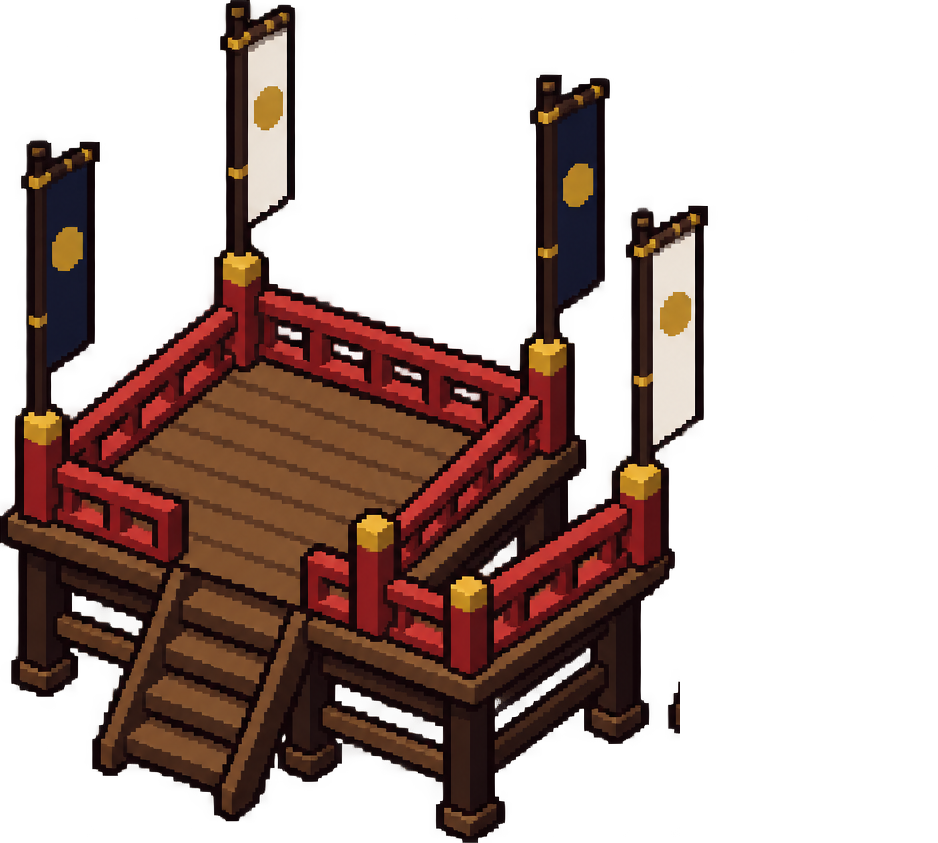
#> input picture art_source/kurogane/command_platform_cut.png, 938 x 843 px; its folder holds only this picture in this run
$ python split_sheet.py command_platform_cut.png command_platform_cut.png
#> lines starting #> are read from the running program, lines starting #| are printed output that depends on the picture; after the words box and inside, x2 and y2 are one past the last pixel; in counts of white or black regions, pixels touching at a corner belong together
"""split_sheet.py: cut a generated prop / icon sheet into its separate pieces (Castle Kurogane art, Act V phase 2).

Usage: python3 art_source/kurogane/split_sheet.py <sheet.png> <out prefix> [--gap N]
Finds the opaque pieces (alpha >= 128) by connected components after a dilation of `gap` px (so a prop's
loose bits stay with it), writes each one's crop (with its own alpha) as <out prefix>_<i>.png, left to right,
top to bottom (rows by the piece's top edge in 1/3-image bands), and prints each piece's box.
"""
import sys
from PIL import Image, ImageFilter

def main():
    src, prefix = sys.argv[1], sys.argv[2]
    gap = int(sys.argv[sys.argv.index("--gap") + 1]) if "--gap" in sys.argv else 12
    im = Image.open(src).convert("RGBA")
#> im is the input picture: PIL image 938x843 RGBA; mean R, G, B, A 48.7, 26.5, 19.9, 101.6
    a = im.getchannel("A").point(lambda v: 255 if v >= 128 else 0)
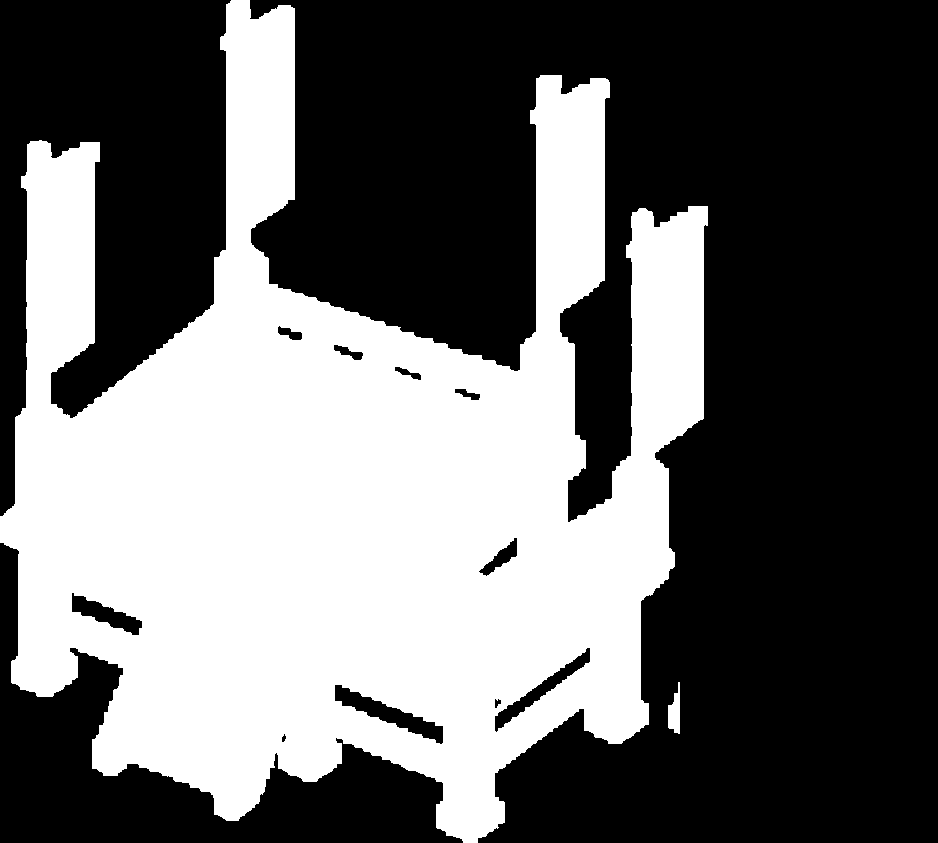
#> a: PIL image 938x843 L; 40.2% white; 2 white regions, box (x1, y1, x2, y2) and area: (0, 0, 708, 843) 317496, (668, 682, 680, 734) 411
    d = a.filter(ImageFilter.MaxFilter(gap * 2 + 1))
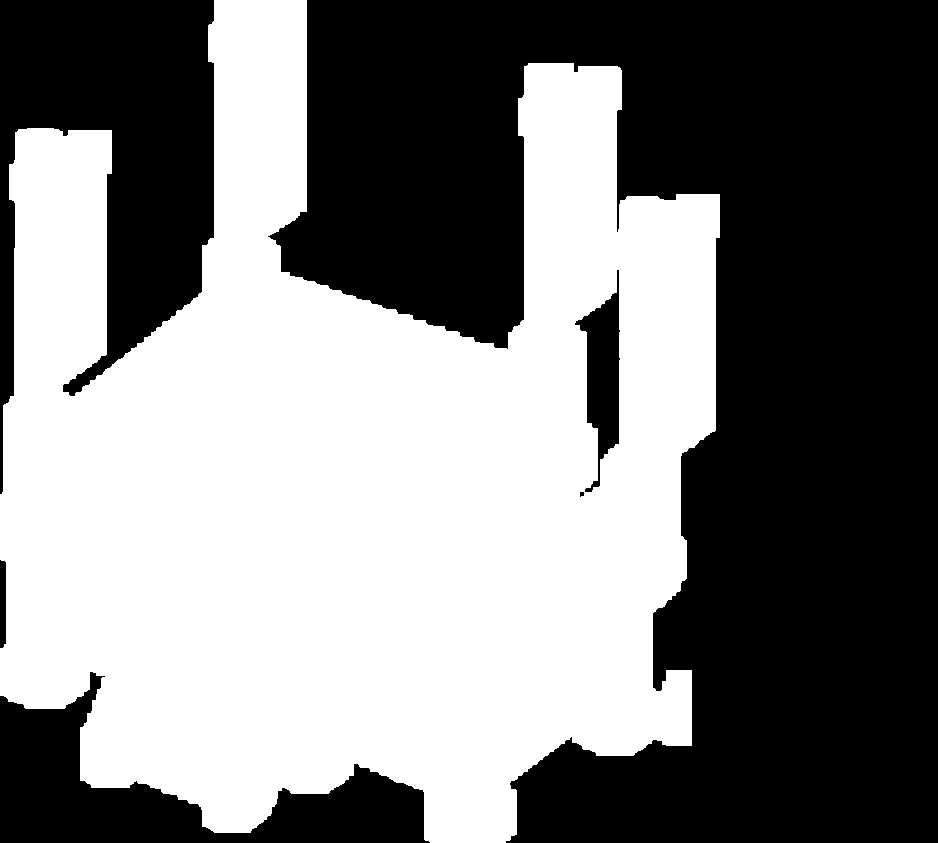
#> d: PIL image 938x843 L; 49.7% white; 1 white region, box (x1, y1, x2, y2) and area: (0, 0, 720, 843) 393223
    w, h = d.size
#> w = 938; h = 843
    px = d.load()
    seen = set()
    boxes = []
    for y in range(0, h, 2):
        for x in range(0, w, 2):
            if px[x, y] and (x, y) not in seen:
                stack = [(x, y)]
                seen.add((x, y))
                x0, y0, x1, y1 = x, y, x, y
                while stack:
                    cx, cy = stack.pop()
                    x0, y0, x1, y1 = min(x0, cx), min(y0, cy), max(x1, cx), max(y1, cy)
                    for nx, ny in ((cx + 2, cy), (cx - 2, cy), (cx, cy + 2), (cx, cy - 2)):
                        if 0 <= nx < w and 0 <= ny < h and (nx, ny) not in seen and px[nx, ny]:
                            seen.add((nx, ny))
                            stack.append((nx, ny))
                boxes.append((max(0, x0 - 2), max(0, y0 - 2), min(w, x1 + 3), min(h, y1 + 3)))
#> after the loop, boxes = [(0, 0, 721, 843)]
    boxes = [b for b in boxes if (b[2] - b[0]) * (b[3] - b[1]) > 900]
    boxes.sort(key=lambda b: (b[1] * 3 // h, b[0]))
    for i, b in enumerate(boxes):
        crop = im.crop(b)
        bb = crop.getchannel("A").point(lambda v: 255 if v >= 128 else 0).getbbox()
        crop = crop.crop(bb)
        crop.save("%s_%d.png" % (prefix, i))
        print(i, b, crop.size)
#> this loop made 1 pass
#> bb on pass 1: (0, 0, 708, 843)
#> pass 1, in main, `crop = im.crop(b)`:
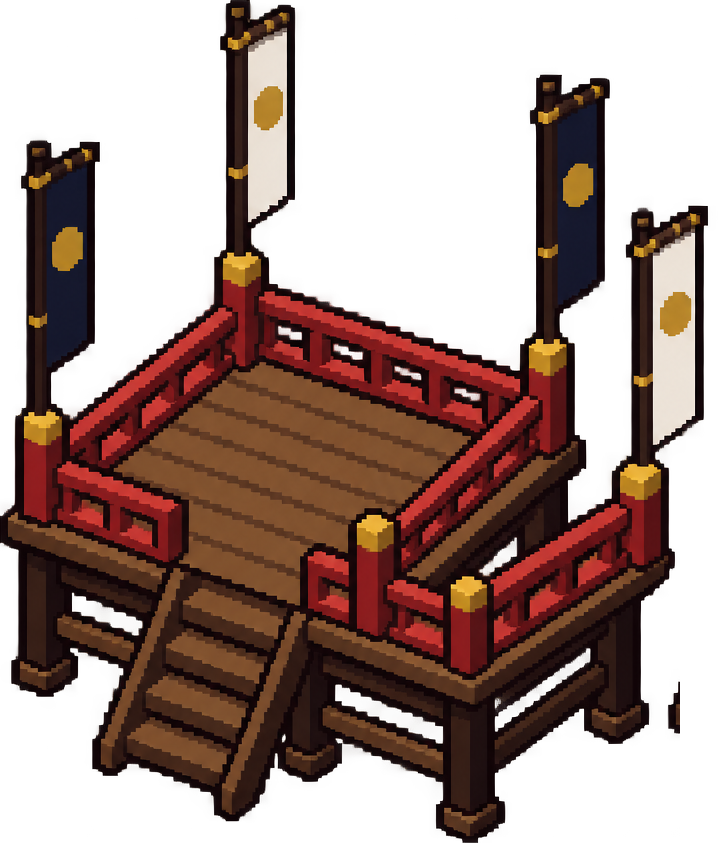
#> crop: PIL image 721x843 RGBA; mean R, G, B, A 60.8, 32.4, 24.2, 132.1; transparent parts drawn white
#> pass 1, in main, `crop = crop.crop(bb)`:
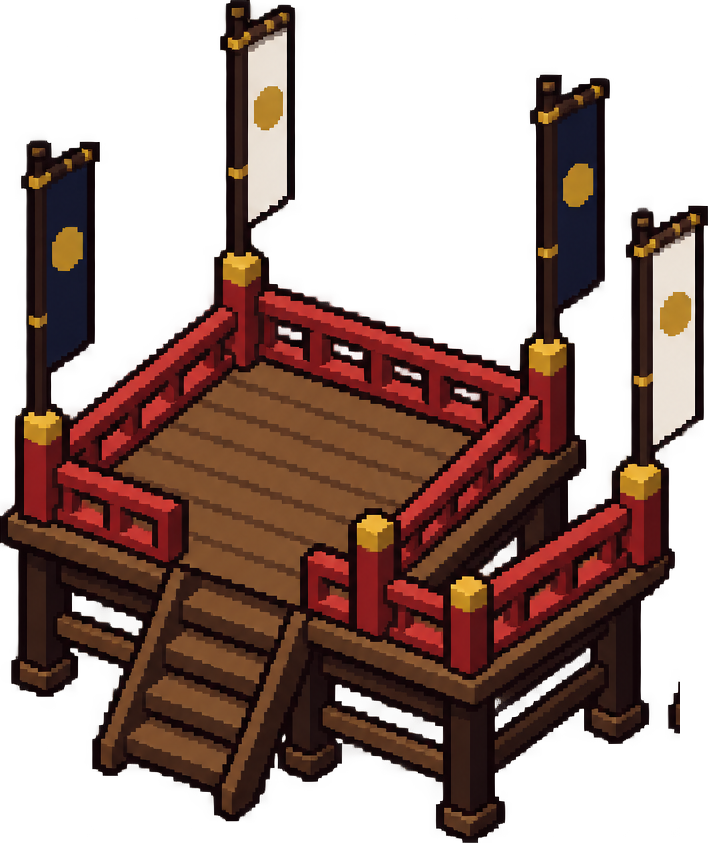
#> crop: PIL image 708x843 RGBA; mean R, G, B, A 61.4, 32.6, 24.3, 134.6; transparent parts drawn white

if __name__ == "__main__":
    main()
